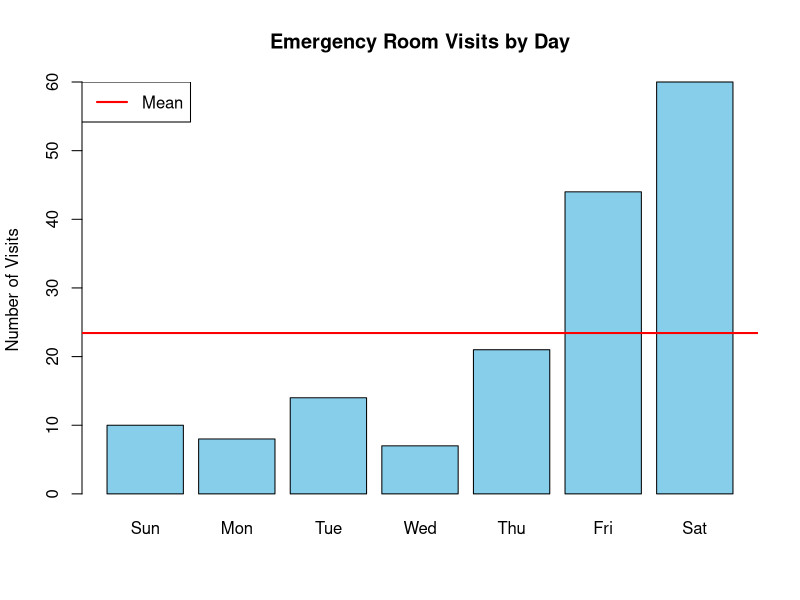
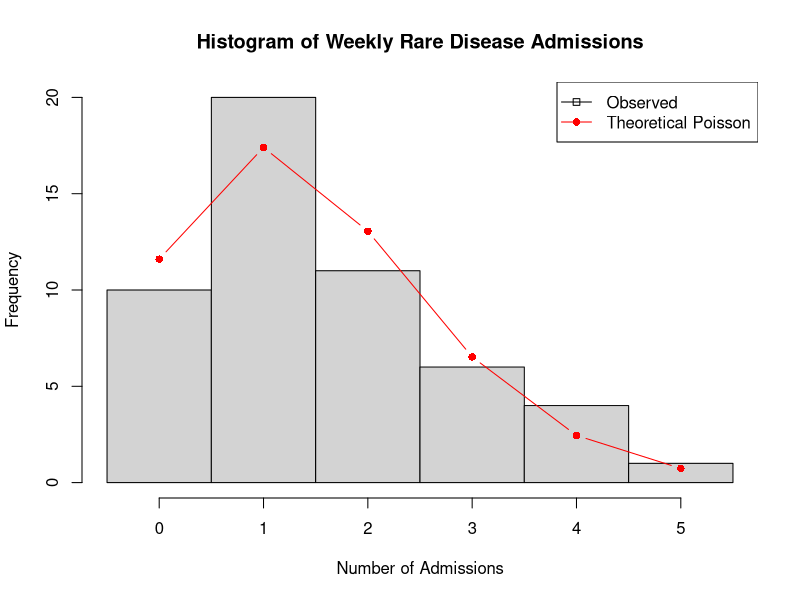
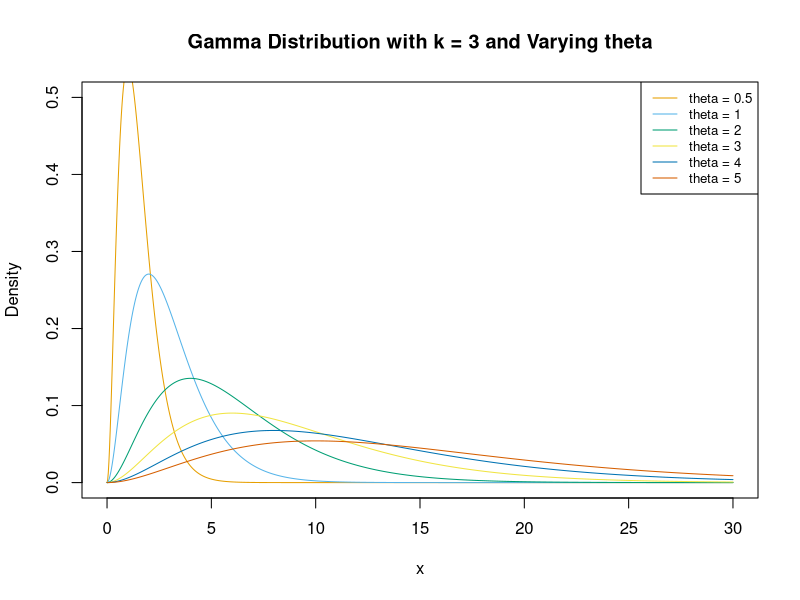

Write R code to recreate these figures, in order. (Note: this script raises an error after producing the figures.)
## ---- chunk 1
knitr::opts_chunk$set(echo = TRUE)
## ---- chunk 2
# Data
er_visits <- c(10, 8, 14, 7, 21, 44, 60)
days <- c("Sun", "Mon", "Tue", "Wed", "Thu", "Fri", "Sat")

# Basic statistics
mean_visits <- mean(er_visits)
var_visits <- var(er_visits)

# Print results
cat("Mean of visits:", round(mean_visits, 2), "\n")
cat("Variance of visits:", round(var_visits, 2), "\n")

# Plot the data
barplot(er_visits, names.arg = days, main = "Emergency Room Visits by Day",
        ylab = "Number of Visits", col = "skyblue")

# Add a line for the mean
abline(h = mean_visits, col = "red", lwd = 2)
legend("topleft", legend = "Mean", col = "red", lwd = 2)
## ---- chunk 3
set.seed(123)
weeks <- 52
lambda <- 1.5  # Average 1.5 admissions per week for the rare disease
rare_disease_admissions <- rpois(weeks, lambda)

# Basic statistics
mean_admissions <- mean(rare_disease_admissions)
var_admissions <- var(rare_disease_admissions)

# Print results
cat("Mean of admissions:", round(mean_admissions, 2), "\n")
cat("Variance of admissions:", round(var_admissions, 2), "\n")

# Plot the data
hist(rare_disease_admissions, breaks = seq(-0.5, max(rare_disease_admissions) + 0.5, by = 1),
     main = "Histogram of Weekly Rare Disease Admissions",
     xlab = "Number of Admissions", ylab = "Frequency")

# Overlay Poisson distribution
x <- 0:max(rare_disease_admissions)
lines(x, dpois(x, lambda) * weeks, col = "red", type = "b", pch = 16)
legend("topright", legend = c("Observed", "Theoretical Poisson"),
       col = c("black", "red"), lty = 1, pch = c(22, 16))
## ---- chunk 4
# Set parameters
k <- 3  # Shape parameter
theta <- c(0.5, 1, 2, 3, 4, 5)  # Scale parameters
colors <- c("#E69F00", "#56B4E9", "#009E73", "#F0E442", "#0072B2", "#D55E00")

# Create x values
x <- seq(0, 30, length.out = 1000)

# Plot
plot(x, dgamma(x, shape = k, scale = theta[1]), type = "l", col = colors[1],
     main = "Gamma Distribution with k = 3 and Varying theta",
     xlab = "x", ylab = "Density", ylim = c(0, 0.5))

# Add lines for other scale parameters
for (i in 2:length(theta)) {
  lines(x, dgamma(x, shape = k, scale = theta[i]), col = colors[i])
}

# Add legend
legend("topright", legend = paste("theta =", theta), col = colors, lty = 1, cex = 0.8)
## ---- chunk 5
# Create the joint distribution table
joint_dist <- matrix(c(0.080, 0.198, 0.079,
                       0.043, 0.254, 0.143,
                       0.017, 0.105, 0.081), nrow = 3, byrow = TRUE)

rownames(joint_dist) <- c("Below average", "Average", "Above average")
colnames(joint_dist) <- c("Not too happy", "Pretty happy", "Very happy")

# Display the table
print(joint_dist)
## ---- chunk 6
# Assign scores
income_scores <- 1:3
happiness_scores <- 1:3

# Calculate correlation
corr_i <- cor(rep(income_scores, 3), rep(happiness_scores, each = 3), 
              w = as.vector(joint_dist))

cat("Correlation (i):", round(corr_i, 4))
## ---- chunk 7
# Assign new scores for happiness
happiness_scores_ii <- c(1, 4, 5)

# Calculate correlation
corr_ii <- cor(rep(income_scores, 3), rep(happiness_scores_ii, each = 3), 
               w = as.vector(joint_dist))

cat("Correlation (ii):", round(corr_ii, 4))
## ---- chunk 8
# Calculate marginal distributions
income_marginal <- rowSums(joint_dist)
happiness_marginal <- colSums(joint_dist)

# Create independent joint distribution
independent_dist <- outer(income_marginal, happiness_marginal)

# Display the independent joint distribution
print(round(independent_dist, 4))

# Verify that the marginals are the same
cat("Original Income Marginal:", income_marginal, "\n")
cat("Independent Income Marginal:", rowSums(independent_dist), "\n\n")
cat("Original Happiness Marginal:", happiness_marginal, "\n")
cat("Independent Happiness Marginal:", colSums(independent_dist), "\n")
